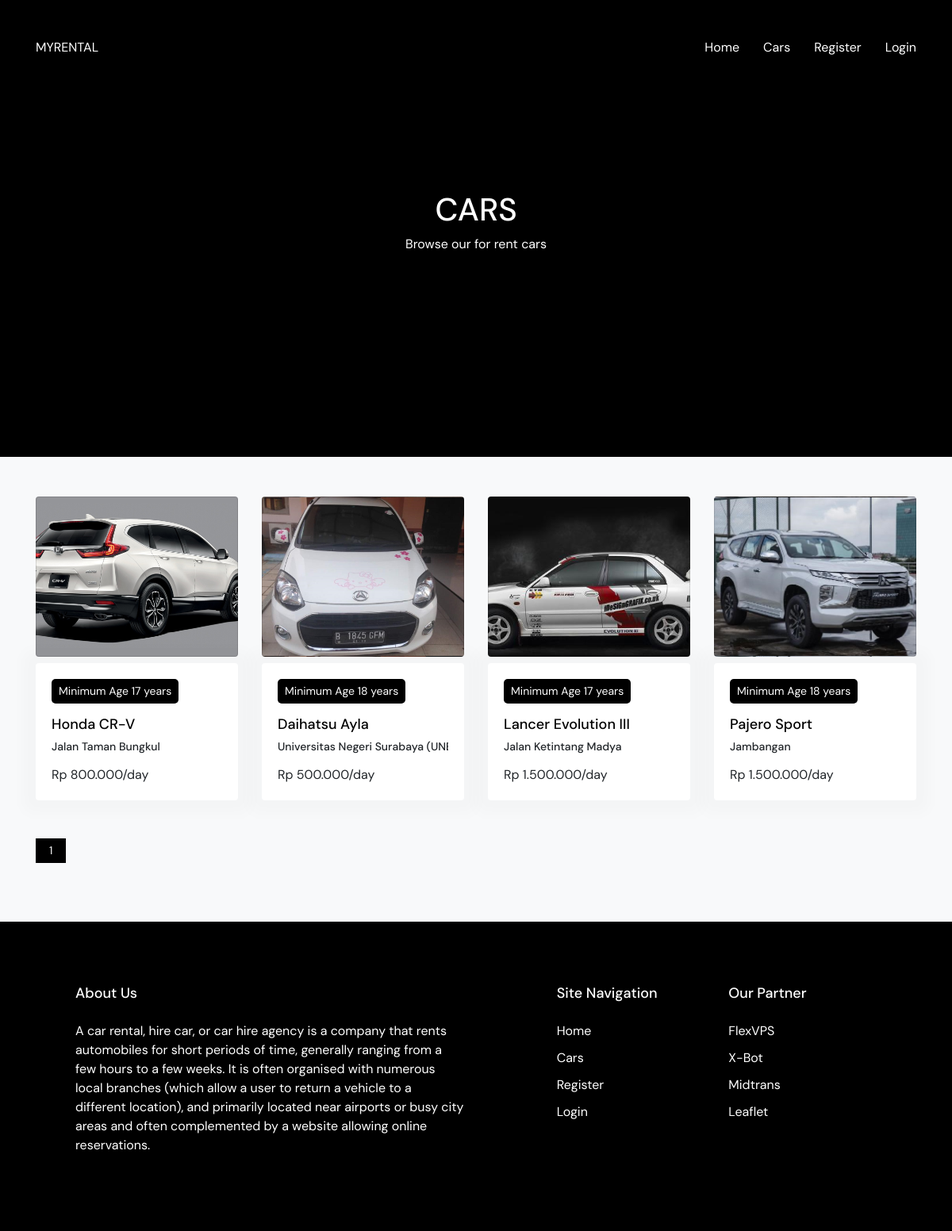
The app's page /cars.php with its own data.
### tables this page shows
CREATE TABLE `tb_car` (
  `car_id` varchar(255) NOT NULL,
  `user_id` int(11) NOT NULL,
  `car_name` varchar(255) NOT NULL,
  `car_door` int(11) NOT NULL,
  `car_seat` int(11) NOT NULL,
  `car_transmision` tinyint(1) NOT NULL,
  `car_age` int(11) NOT NULL,
  `car_location` varchar(255) NOT NULL,
  `car_area` varchar(255) NOT NULL,
  `car_lat` varchar(255) NOT NULL,
  `car_long` varchar(255) NOT NULL,
  `car_price` int(11) NOT NULL,
  `car_avaliable` tinyint(1) NOT NULL
);

CREATE TABLE `tb_photo` (
  `photo_id` int(11) NOT NULL,
  `car_id` varchar(255) NOT NULL,
  `car_photo` varchar(255) NOT NULL
);

### functions/url_helper.php (called while the page is built, shortened)
<?php
class url {
  var $myurl;
  public function this($param) {
    return $this->myurl.$param;
  }
}
$url = new url();
$web = "";
$url->myurl = ((isset($_SERVER['HTTPS']) && $_SERVER['HTTPS'] == "on") ? "https" : "http");
$url->myurl .= "://" . $_SERVER['HTTP_HOST'];
$url->myurl .= $web;

### functions/database.php (called while the page is built, shortened)
<?php
class database {
	private $host = "127.0.0.1";
	private $user = "root";
	private $pass = "Dzikru!234";
	private $dbse = "db_rental";
	public function connection() {
		$db = mysqli_connect($this->host, $this->user, $this->pass, $this->dbse);
		return $db;
	}
	public function query($string) {
		$query = $string;
		$data = mysqli_query($this->connection(), $query);
		$row = mysqli_fetch_all($data, MYSQLI_ASSOC);;
		return $row;
	}
}

### cars.php (the view, shortened to what this page needs)
<?php  require 'includes/head.php' ?>
<?php
  $DB = new database();
  $lokasi = $_GET['q'];
  $lokasi = explode('-', $lokasi);
  $area = $lokasi[0];
  $cursor = $_GET['cursor'] ?? '1';
  $start = ($cursor - 1) * 8;
  $rows = $DB->query("SELECT * FROM `tb_car` INNER JOIN `tb_user` ON `tb_car`.user_id = `tb_user`.user_id WHERE `tb_car`.car_location LIKE '%".$area."%' OR `tb_car`.car_area LIKE '%".$area."%'");
  $cars = $DB->query("SELECT * FROM `tb_car` INNER JOIN `tb_photo` on `tb_car`.car_id = `tb_photo`.car_id INNER JOIN `tb_user` ON `tb_car`.user_id = `tb_user`.user_id  WHERE `tb_car`.car_location LIKE '%".$area."%' OR `tb_car`.car_area LIKE '%".$area."%' GROUP by `tb_car`.car_id LIMIT ".$start.", 8");
  $total = count($rows);
  $pages = ceil($total/8);
?>
    <div class="site-subheader bg-blue text-white">
      <div>
        <div class="container">
          <div class="row align-items-center justify-content-center">
            <div class="col-lg-6 text-center">
              <h1>CARS</h1>
              <p>Browse our for rent cars</p>
            </div>
          </div>
        </div>
      </div>
    </div>
    <div class="site-section bg-light">
      <div class="container">
        <div class="row">
          <?php if(count($cars) != 0) { ?>
            <?php foreach($cars as $car) { ?>
              <div class="col-lg-3 col-md-6 mb-4">
                <div class="item-1">
                <div class="card banner-car-home cursor-pointer" style="background-image: url('<?= $url->myurl ?>/assets/images/user/<?= $car['user_id'] ?>/car-<?= $car['car_id'] ?>/<?= $car['car_photo'] ?>')">
                </div>
                <div class="item-1-content mt-2">
                  <div class="card border-none with-shadow">
                    <div class="card-body">
                      <div class="car-info">
                        <span class="btn btn-black btn-sm mb-3">Minimum Age <?= $car['car_age'] ?> years</span>
                        <h6 class="font-size-18 text-black"><?= $car['car_name'] ?></h6>
                        <h6 class="font-size-14 mb-0"><i class="lnr lnr-map"></i> <?= $car['car_location'] ?></h6>
                        <div class="rent-price mt-3">Rp <span><?= number_format($car['car_price'], 0,',','.') ?>/</span>day</div>
                      </div>
                    </div>
                  </div>
                </div>
              </div>
              </div>
            <?php } ?>
            <div class="col-12 my-4">
              <?php for($i = 1; $i <= $pages; $i++) { ?>
                <a href="?q=<?= $area ?>&cursor=<?= $i ?>" class="px-3 btn btn-black radius-none btn-sm"><?= $i ?></a>
              <?php } ?>
            </div>
          <?php } ?>
        </div>
      </div>
    </div>
<?php require 'includes/foot.php' ?>

### includes/head.php (shortened to what this page needs)
<?php
    require dirname(__FILE__).'/../functions/url_helper.php';
    require dirname(__FILE__).'/../functions/database.php';
?>
<!doctype html>
<html>
  <head>
    <link rel="stylesheet" href="<?= $url->myurl ?>/assets/css/bootstrap.min.css">
    <link rel="stylesheet" href="<?= $url->myurl ?>/assets/css/bootstrap-datepicker.css">
    <link rel="stylesheet" href="<?= $url->myurl ?>/assets/css/owl.carousel.min.css">
    <link rel="stylesheet" href="<?= $url->myurl ?>/assets/css/owl.theme.default.min.css">
    <link rel="stylesheet" href="https://cdn.linearicons.com/free/1.0.0/icon-font.min.css">
    <link rel="stylesheet" type="text/css" href="https://cdn.datatables.net/v/bs4/dt-1.10.24/datatables.min.css"/>
    <link rel="stylesheet" href="https://cdn.jsdelivr.net/npm/@splidejs/splide@latest/dist/css/splide.min.css">
    <link rel="stylesheet" href="https://unpkg.com/leaflet@1.7.1/dist/leaflet.css"/>
    <link rel="stylesheet" href="<?= $url->myurl ?>/assets/css/main.css">
  </head>
    <body data-spy="scroll" data-target=".site-navbar-target" data-offset="300">
    <header class="w-100 text-white">
      <div class="container my-5">
        <div class="row font-size-16">
          <div class="col-6 text-left">
            MYRENTAL
          </div>
          <div class="col-6 text-right">
            <div>
              <ul class="nav-link m-0 p-0">
                <li><a href="<?= $url->myurl ?>">Home</a></li>
                <li><a href="<?= $url->this('/cars?q=surabaya-kota-surabaya-jawa-timur-indonesia') ?>">Cars</a></li>
                <?php if($_SESSION['user_status'] ?? '' == 'authorized') { ?>
                  <?php if($_SESSION['user_type'] == 0) { ?>
                    <li><a href="<?= $url->this('/account/user/clientarea') ?>">My Account</a></li>
                  <?php } else { ?>
                    <li><a href="<?= $url->this('/account/owner/clientarea') ?>">My Account</a></li>
                  <?php } ?>
                  <li><a href="<?= $url->this('/backend/logout.php') ?>">Logout</a></li>
                <?php } else { ?>
                <li><a href="<?= $url->this('/register') ?>">Register</a></li>
                <li><a href="<?= $url->this('/login') ?>">Login</a></li>
                <?php } ?>
              </ul>
            </div>
          </div>
        </div>
      </div>
    </header>

### includes/foot.php (shortened to what this page needs)
    <footer class="site-footer bg-blue">
      <div class="container">
        <div class="row">
          <div class="col-lg-6 ml">
            <h2 class="footer-heading mb-4">About Us</h2>
                <p>A car rental, hire car, or car hire agency is a company that rents automobiles for short periods of time, generally ranging from a few hours to a few weeks. It is often organised with numerous local branches (which allow a user to return a vehicle to a different location), and primarily located near airports or busy city areas and often complemented by a website allowing online reservations.</p>
          </div>
          <div class="col-lg-5 ml-auto">
            <div class="row">
              <div class="col-lg-6">
                <h2 class="footer-heading mb-4">Site Navigation</h2>
                <ul class="list-unstyled">
                  <li><a href="<?= $url->myurl ?>">Home</a></li>
                  <li><a href="<?= $url->this('/cars?q=surabaya-kota-surabaya-jawa-timur-indonesia') ?>">Cars</a></li>
                  <li><a href="<?= $url->this('/register') ?>">Register</a></li>
                  <li><a href="<?= $url->this('/login') ?>">Login</a></li>
                </ul>
              </div>
              <div class="col-lg-6">
                <h2 class="footer-heading mb-4">Our Partner</h2>
                <ul class="list-unstyled">
                  <li><a href="http://flex-vps.expectron.tech">FlexVPS</a></li>
                  <li><a href="http://x-bot.expectron.tech">X-Bot</a></li>
                  <li><a href="https://midtrans.com">Midtrans</a></li>
                  <li><a href="https:/leafletjs.com">Leaflet</a></li>
                </ul>
              </div>
            </div>
          </div>
        </div>
      </div>
    </footer>
  </body>
</html>

### assets/css/main.css (style rules this page uses)
.font-size-14 { font-size: 14px; }
.font-size-16 { font-size: 16px; }
.font-size-18 { font-size: 18px; }
.border-none { border: unset; }
.cursor-pointer { cursor: pointer; }
.with-shadow { -webkit-box-shadow: 0px 0px 18px 17px rgba(0,0,0,0.02); -moz-box-shadow: 0px 0px 18px 17px rgba(0,0,0,0.02); box-shadow: 0px 0px 18px 17px rgba(0,0,0,0.02); }
.banner-car-home { background-size: cover; background-position: center; min-height: 200px; height: 100%; width: 100%; transform: scale(1); transition: 0.2s ease-in; }
.car-info { white-space: nowrap; text-overflow: ellipsis; overflow: hidden; max-width: 100%; width: 100%; }
.bg-blue { background-color: #000; }
.w-100 { width: 100%; }
header { position: absolute; z-index: 999; }
.nav-link,.nav-link-m { display: inline-flex; list-style: none; }
.nav-link-m li,.nav-link li { margin-left: 30px; }
.btn-black { background-color: black; border-radius: 50px; color: white; }
.car-info .btn-black { border-radius: 5px; }
.text-black { color: black; }
.nav-link-m a, .nav-link a { color: white; text-decoration: none; }
.site-section { padding: 50px 0; }
.radius-none { border-radius: unset; }
.site-subheader { padding: 30vh 0; }
.site-footer { padding: 80px; color:white; }
.footer-heading { font-size: 18px; }
.list-unstyled li { margin-top: 10px; }
.list-unstyled a { color: white; }

### records on screen
tb_car: tb_photo.car_id+car_photo (picture), car_age "17", car_name "Honda CR-V", car_location "Jalan Taman Bungkul", car_price "800.000"
tb_car: tb_photo.car_id+car_photo (picture), car_age "18", car_name "Daihatsu Ayla", car_location "Universitas Negeri Surabaya (U…", car_price "500.000"
tb_car: tb_photo.car_id+car_photo (picture), car_age "17", car_name "Lancer Evolution III", car_location "Jalan Ketintang Madya", car_price "1.500.000"
tb_car: tb_photo.car_id+car_photo (picture), car_age "18", car_name "Pajero Sport", car_location "Jambangan", car_price "1.500.000"
